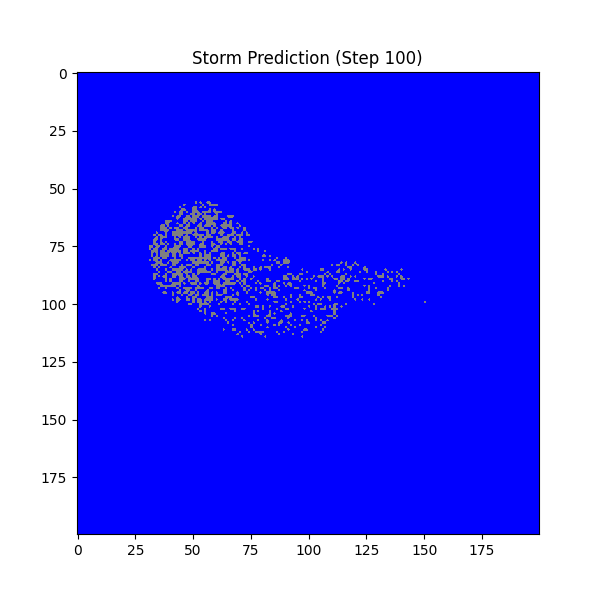

Generate this figure with Python:
import numpy as np
import matplotlib.pyplot as plt
from matplotlib import colors

# Parameters
grid_size = 200
steps = 100
wind_speeds = ['Low', 'Medium', 'High']  # Wind speeds
temperatures = ['Low', 'High']  # Temperature categories
humidity_levels = ['Low', 'High']  # Humidity levels

# Initialize grid (0 = Sunny, 1 = Stormy)
weather_grid = np.zeros((grid_size, grid_size))

# Introduce storm starting as a single point, slightly to the left on the right side
storm_x = grid_size // 2  # Vertical position of the storm (middle row)
storm_y = int(grid_size * 0.75)  # Horizontal position (75% of the grid width, slightly left from the far right)
weather_grid[storm_x, storm_y] = 1  # Initial storm point

# Wind, Temperature, and Humidity grids
wind_grid = np.random.choice(wind_speeds, size=(grid_size, grid_size), p=[0.4, 0.4, 0.2])
temp_grid = np.random.choice(temperatures, size=(grid_size, grid_size), p=[0.5, 0.5])
humidity_grid = np.random.choice(humidity_levels, size=(grid_size, grid_size), p=[0.5, 0.5])

# Function to count stormy neighbors and check distance from storm center for circular spread
def is_within_circular_spread(x, y, storm_x, storm_y, radius):
    return (x - storm_x)**2 + (y - storm_y)**2 <= radius**2

# Define the update rules based on storm conditions
def update_weather(grid, wind_grid, temp_grid, humidity_grid, storm_x, storm_y, radius):
    new_grid = grid.copy()

    for i in range(grid_size):
        for j in range(grid_size):
            state = grid[i, j]
            wind = wind_grid[i, j]
            temp = temp_grid[i, j]
            humidity = humidity_grid[i, j]
            random_chance = np.random.uniform(0, 1)
            
            # Rules for Stormy (ST) to Stormy (ST)
            if state == 1:  # Currently stormy
                if wind == 'High' and temp == 'Low' and humidity == 'High' and random_chance < 0.7:
                    new_grid[i, j] = 1  # Stay stormy
                # Stormy (ST) to Sunny (SU)
                elif wind == 'Medium' and random_chance < 0.5:
                    new_grid[i, j] = 0  # Change to Sunny
                elif wind == 'Low' and random_chance < 0.4:
                    new_grid[i, j] = 0  # Change to Sunny

            # Rules for Sunny (SU) to Stormy (ST)
            elif state == 0:  # Currently sunny
                if is_within_circular_spread(i, j, storm_x, storm_y, radius):
                    if wind == 'High' and random_chance < 0.5:
                        new_grid[i, j] = 1  # Change to Stormy
                    elif wind == 'Medium' and random_chance < 0.4:
                        new_grid[i, j] = 1  # Change to Stormy

    # Move the storm leftward and unpredictably up/down
    storm_y = (storm_y - 1) % grid_size  # Move left
    storm_x = (storm_x + np.random.randint(-1, 2)) % grid_size  # Random vertical movement
    
    new_grid[storm_x, storm_y] = 1  # Ensure storm keeps moving unpredictably
    
    return new_grid, storm_x, storm_y

# Create color map for visualization (Blue for sunny, Gray for stormy)
cmap = colors.ListedColormap(['blue', 'gray'])
norm = colors.BoundaryNorm([0, 0.5, 1], cmap.N)

# Simulation
fig, ax = plt.subplots(figsize=(6, 6))

# Initial radius of the storm
storm_radius = 1

for step in range(steps):
    weather_grid, storm_x, storm_y = update_weather(weather_grid, wind_grid, temp_grid, humidity_grid, storm_x, storm_y, storm_radius)
    
    # Increase storm radius as it moves to simulate spread
    storm_radius += 0.2
    
    # Plot weather states
    ax.clear()
    ax.imshow(weather_grid, cmap=cmap, norm=norm)
    ax.set_title(f"Storm Prediction (Step {step})")
    plt.pause(0.1)

plt.show()
